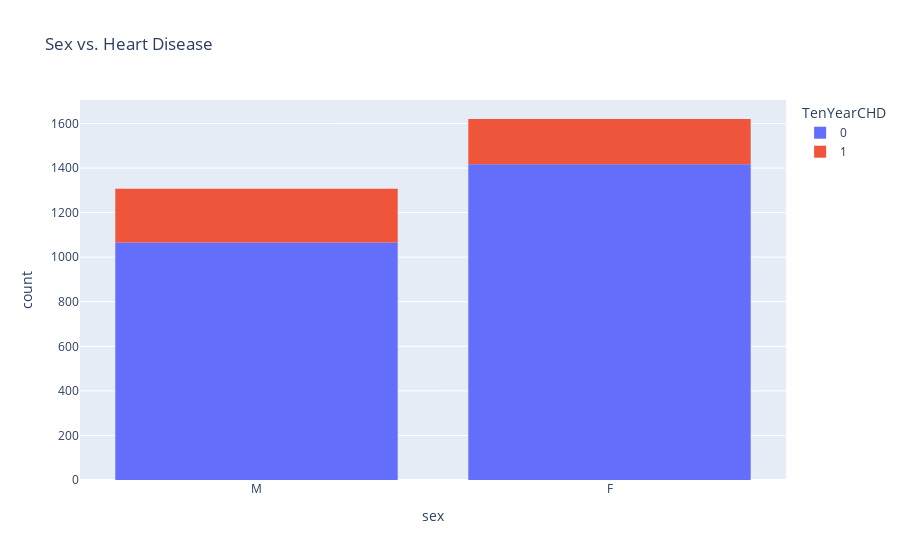

The cell this chart's notebook holds for it:
### Markdown cell above
Looking at the target variable only, we can see that we have an imbalance of cases in the dataset for the target variable. This is good to keep in mind and will be important later when we look at the accuracy, precision and recall of our model.

### Code cell
px.histogram(df_clean, x='sex', 
             title='Sex vs. Heart Disease', 
             color='TenYearCHD')

### Figure 1 — Plotly figure (JSON) as saved in the notebook; plotly's stock layout.template omitted (floating-point values rounded to 4 significant figures; data arrays with more than 128 entries replaced by an {"elided": "..."} marker saying what was removed)
{"data": [{"alignmentgroup": "True", "bingroup": "x", "hovertemplate": "TenYearCHD=0<br>sex=%{x}<br>count=%{y}<extra></extra>", "legendgroup": "0", "marker": {"color": "#636efa", "pattern": {"shape": ""}}, "name": "0", "offsetgroup": "0", "orientation": "v", "showlegend": true, "type": "histogram", "x": {"elided": "2483 str values"}, "xaxis": "x", "yaxis": "y"}, {"alignmentgroup": "True", "bingroup": "x", "hovertemplate": "TenYearCHD=1<br>sex=%{x}<br>count=%{y}<extra></extra>", "legendgroup": "1", "marker": {"color": "#EF553B", "pattern": {"shape": ""}}, "name": "1", "offsetgroup": "1", "orientation": "v", "showlegend": true, "type": "histogram", "x": {"elided": "444 str values"}, "xaxis": "x", "yaxis": "y"}], "layout": {"barmode": "relative", "legend": {"title": {"text": "TenYearCHD"}, "tracegroupgap": 0}, "title": {"text": "Sex vs. Heart Disease"}, "xaxis": {"anchor": "y", "domain": [0, 1], "title": {"text": "sex"}}, "yaxis": {"anchor": "x", "domain": [0, 1], "title": {"text": "count"}}}}
